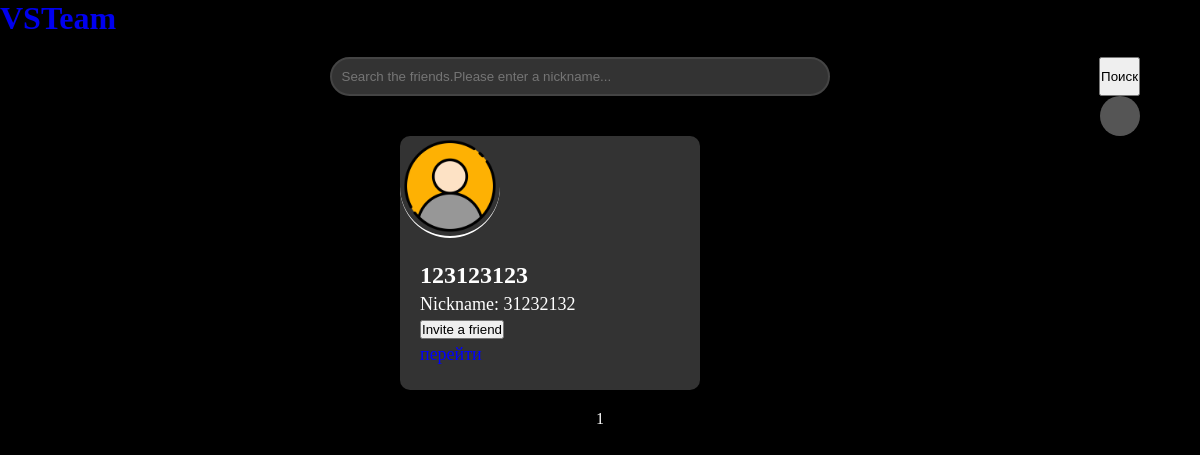
The app's page /find_users/ (signed in) with its own data.
### my_codes/models.py (models this page shows, shortened)
class NIKNEM(models.Model):
    niknem = models.CharField(max_length=30, null=True)
    user = models.ForeignKey(User, on_delete=models.CASCADE, null=True)

### my_codes/views.py (the view)
# urls.py: path("find_users/", views.find_users_page, name="find_users_page"),
def find_users_page(request):
    context = {}
    if request.method == "POST":
        form = SearchUserForm(request.POST)
        if form.is_valid():
            query = form.cleaned_data["query"]
            page = 0
        else:
            query = ""
            page = 0
    else:
        query = request.GET.get("query", "")
        page = max(0, int(request.GET.get("page", 1)) - 1)
    all_accounts_count = NIKNEM.objects.filter(niknem__contains=query).count()
    current_user = request.user
    accounts = NIKNEM.objects.filter(niknem__contains=query).exclude(user=current_user)[
               page * 10: page * 10 + 10
               ]
    context["page"] = page + 1
    context["accounts"] = accounts
    context["max_page"] = all_accounts_count // 10 + (all_accounts_count % 10 != 0)
    context["query"] = query
    context["form"] = SearchUserForm(initial={"query": query})
    if "add_friend" in request.POST:
        friend_id = request.POST.get("friend_id")
        friend = get_object_or_404(User, id=friend_id)
        Friend.make_friend(request.user, friend)
    return render(request, "find_users.html", context)

### my_codes/forms.py
class SearchUserForm(forms.Form):
    query = CharField(required=True, label="Username")

### my_codes/templatetags/user_avatar.py (called while the page is built)
@register.simple_tag(name='user_avatar')
def user_avatar(userid):
    user = User.objects.get(id=userid)
    try:
        avatar = Avatar.objects.get(user=user)
        return avatar.image.url
    except Avatar.DoesNotExist:
        return MEDIA_URL + 'avatars/default.png'

### my_codes/templates/find_users.html (shortened to what this page needs)
{% load static %}
{% load user_avatar %}
<!DOCTYPE html>
<html lang="en">
<head>
    <link href="{% static 'find_users_style.css' %}" rel="stylesheet">
    <link href="https://fonts.cdnfonts.com/css/retron2000" rel="stylesheet">
</head>
<body>
<a href="{% url 'homePage' %}" style="text-decoration: none; size: 20px;"><h1 style="font-family: 'Rocher';">VSTeam</h1></a>
<header>
        <div class="container1">
          <div style="display: flex; ">
            <input type="text" id="query" class="dark-rounded-input" placeholder="Search the friends.Please enter a nickname..." style="width: 500px;" name="query">
              <button onclick="searchButton()" class="glow-on-hover">Поиск</button>
          </div>
          <div class="user-avatar">
          </div>
        </div>
    </header>
    {% if accounts|length > 0 %}
<div class="container">
    {% for account in accounts %}
    <div class="user-card">
        <img src="{% user_avatar account.user.id %}" alt="User Avatar" style="border-radius: 50%; width: 100px;">
        <div class="user-info">
            <h2>{{ account.user.username }}</h2>
            <p>Nickname: {{ account.niknem }}</p>
            <form method="post" action="{% url 'find_users_page' %}">
                <button class="btn" type="submit" name="add_friend">Invite a friend</button>
            </form>
            {% if account.user %}
                <a href="{% url 'polzovatels_account' account.user.id %}" style="text-decoration: none; color: blue;"><p>перейти</p></a>
            {% endif %}
        </div>
    </div>
    {% endfor %}
</div>
{% else %}
<h1>Ничего не найдено</h1>
{% endif %}
    {% if accounts|length > 0 %}
        <div class="paginator" style="text-align:center;">
            {{ page }}
        </div>
    {% endif %}
</body>
</html>

### my_codes/templates/find_users.html (style rules this page uses)
* { margin: 0; padding: 0; box-sizing: border-box; }
body { font-family: 'Rocher'; background-color: black; color: #ffffff; margin: 0; padding: 0; }
.container { display: flex; flex-wrap: wrap; justify-content: center; gap: 20px; padding: 20px; }
.user-card { background-color: #333333; border-radius: 10px; overflow: hidden; box-shadow: 0 4px 6px rgba(0, 0, 0, 0.1); width: 300px; }
.user-card img { width: 100%; height: auto; border-bottom: 2px solid #ffffff; }
.user-info { padding: 20px; }
.user-info h2 { margin-top: 0; font-size: 24px; }
.user-info p { margin: 5px 0; font-size: 18px; }
.container1 { width: 90%; max-width: 1200px; margin: 0 auto; }
.dark-rounded-input { background-color: #333; color: #fff; padding: 10px; border-radius: 20px; border-color: #444; border-style: solid; outline: none; margin: auto; }
.user-avatar { float: right; width: 40px; height: 40px; border-radius: 50%; background-color: #555; }
header { padding: 20px 0; }

### records on screen
NIKNEM: user.username "123123123", niknem "31232132", shows "перейти"

### other values on screen
{{ page }} "1"
